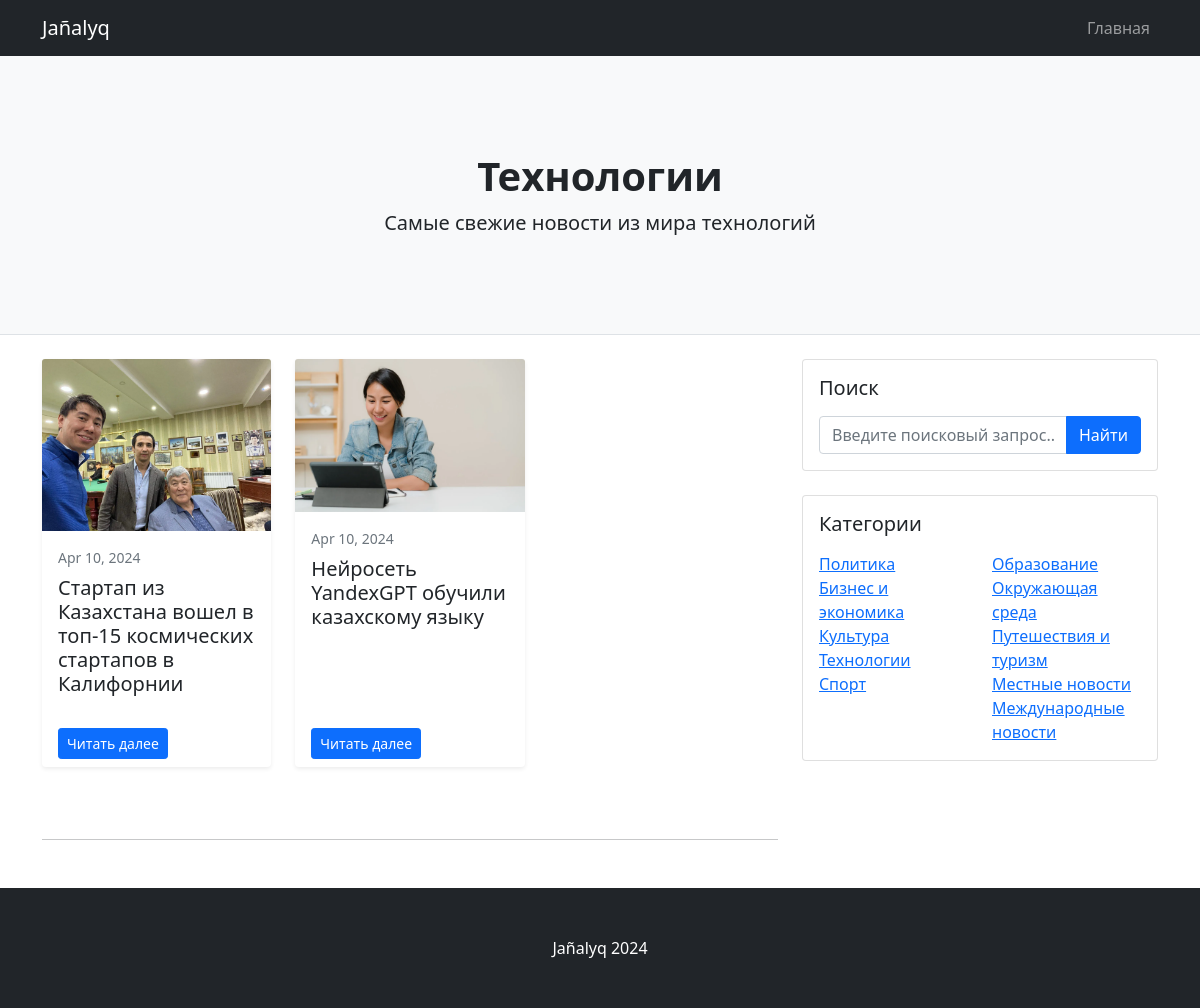
/technology/, run on the app's committed database.
### core/models.py (models this page shows, shortened)
class Post(models.Model):
    title = models.CharField(max_length=100, verbose_name='Заголовок поста')
    categories = models.ManyToManyField(Category, verbose_name='Категории')
    thumbnail = models.ImageField(upload_to='thumbnails/')
    body = RichTextUploadingField(verbose_name='Содержание поста')
    created = models.DateTimeField(auto_now_add=True)

### core/views.py (the view)
# urls.py: path('technology/', views.technology, name='technology'),
def technology(request):
    technology_posts = Post.objects.filter(categories__name='technology')
    return render(request, 'core/technology.html', {'technology_posts': technology_posts})

### core/templates/core/technology.html (shortened to what this page needs)
{% load static %}
<!DOCTYPE html>
<html lang="en">
<head>
    <link href="{% static 'css/styles.css' %}" rel="stylesheet">
</head>
<body>
<nav class="navbar navbar-expand-lg navbar-dark bg-dark">
    <div class="container">
        <a class="navbar-brand" href="#!">Jañalyq</a>
        <div class="collapse navbar-collapse" id="navbarSupportedContent">
            <ul class="navbar-nav ms-auto mb-2 mb-lg-0">
                <li class="nav-item"><a class="nav-link" href="{% url 'index' %}">Главная</a></li>
            </ul>
        </div>
    </div>
</nav>
<header class="py-5 bg-light border-bottom mb-4">
    <div class="container">
        <div class="text-center my-5">
            <h1 class="fw-bolder">Технологии</h1>
            <p class="lead mb-0">Самые свежие новости из мира технологий</p>
        </div>
    </div>
</header>
<div class="container">
    <div class="row">
        <div class="col-lg-8">
            <div class="row row-cols-1 row-cols-md-2 row-cols-lg-3 g-4">
                {% for post in technology_posts %}
                <div class="col-md-6 mb-4">
                    <div class="card shadow-sm border-0 h-100">
                        <img class="card-img-top" src="{{ post.thumbnail.url }}" alt="...">
                        <div class="card-body">
                            <p class="small text-muted mb-2">{{ post.created|date:"M d, Y" }}</p>
                            <h2 class="card-title h5">{{ post.title }}</h2>
                        </div>
                        <div class="card-footer bg-transparent border-0">
                            <a class="btn btn-primary btn-sm" href="{% url 'post_detail' post.pk %}">Читать далее </a>
                        </div>
                    </div>
                </div>
                {% endfor %}
            </div>
            <nav aria-label="Pagination pt-5">
                <hr class="my-0 mt-5">
            </nav>
        </div>
        <div class="col-lg-4">
            <div class="card mb-4">
    <div class="card-body">
        <h5 class="card-title mb-3">Поиск</h5>
        <form class="input-group" action="{% url 'search_results' %}" method="get">
            <input class="form-control" type="text" name="q" placeholder="Введите поисковый запрос..." aria-label="Введите поисковый запрос..." aria-describedby="button-search">
            <button class="btn btn-primary" id="button-search" type="submit">Найти</button>
        </form>
    </div>
</div>
            <div class="card mb-4">
                <div class="card-body">
                    <h5 class="card-title mb-3">Категории</h5>
                    <div class="row">
                        <div class="col-sm-6">
                            <ul class="list-unstyled mb-0">
                                <li><a href="{% url 'politics' %}">Политика</a></li>
                                <li><a href="{% url 'business' %}">Бизнес и экономика</a></li>
                                <li><a href="{% url 'culture' %}">Культура</a></li>
                                <li><a href="{% url 'technology' %}">Технологии</a></li>
                                <li><a href="{% url 'sports' %}">Спорт</a></li>
                            </ul>
                        </div>
                        <div class="col-sm-6">
                            <ul class="list-unstyled mb-0">
                                <li><a href="{% url 'education' %}">Образование</a></li>
                                <li><a href="{% url 'environment' %}">Окружающая среда</a></li>
                                <li><a href="{% url 'travel' %}">Путешествия и туризм</a></li>
                                <li><a href="{% url 'local_news' %}">Местные новости</a></li>
                                <li><a href="{% url 'international_news' %}">Международные новости</a></li>
                            </ul>
                        </div>
                    </div>
                </div>
            </div>
        </div>
    </div>
</div>
<footer class="py-5 bg-dark">
    <div class="container"><p class="m-0 text-center text-white">Jañalyq 2024</p></div>
</footer>
</body>
</html>

### data on the page
Post: thumbnail (picture), created "Apr 10, 2024", title "Стартап из Казахстана вошел в топ-15 космических стартапов в Калифорнии"
Post: thumbnail (picture), created "Apr 10, 2024", title "Нейросеть YandexGPT обучили казахскому языку"
